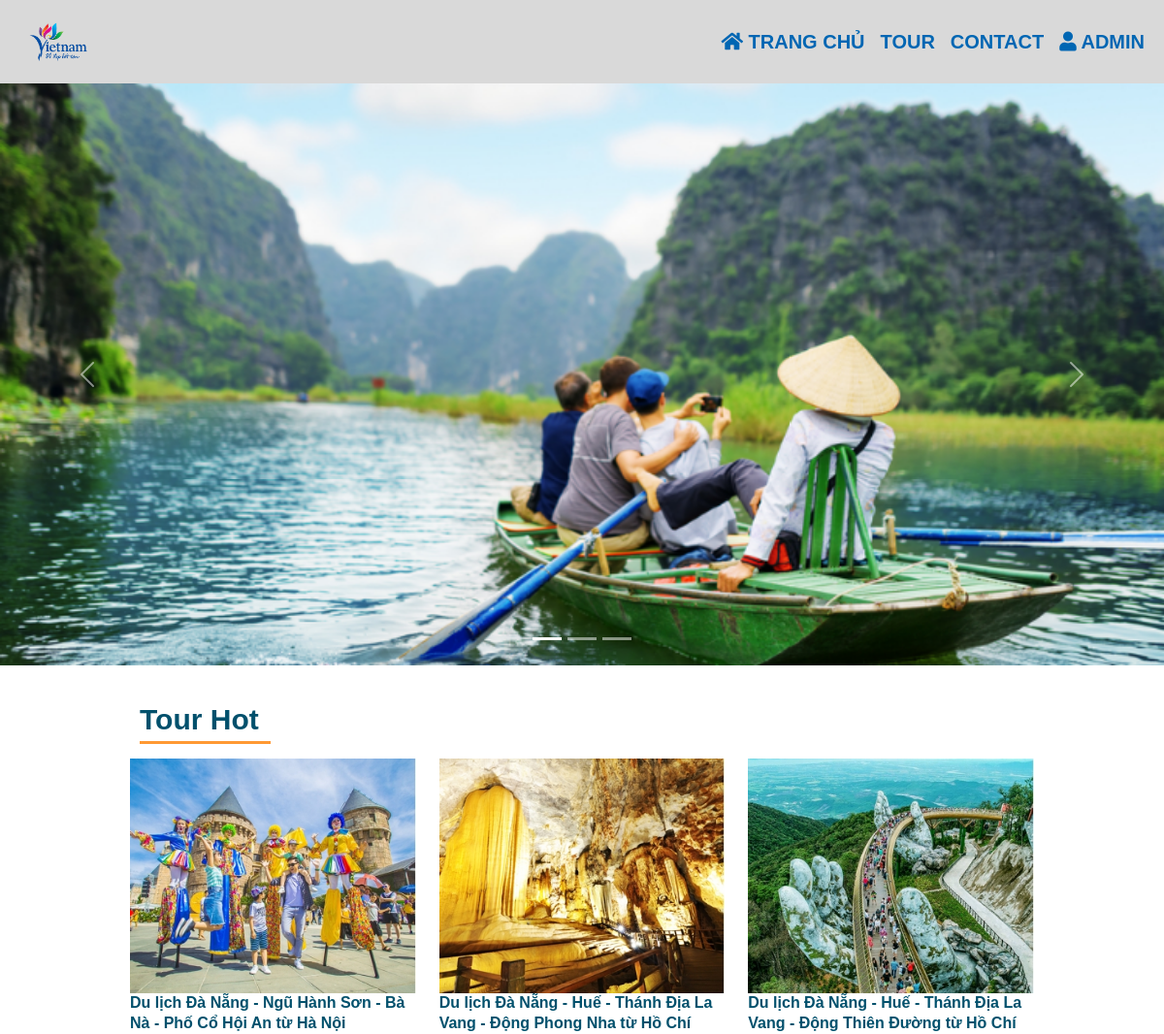
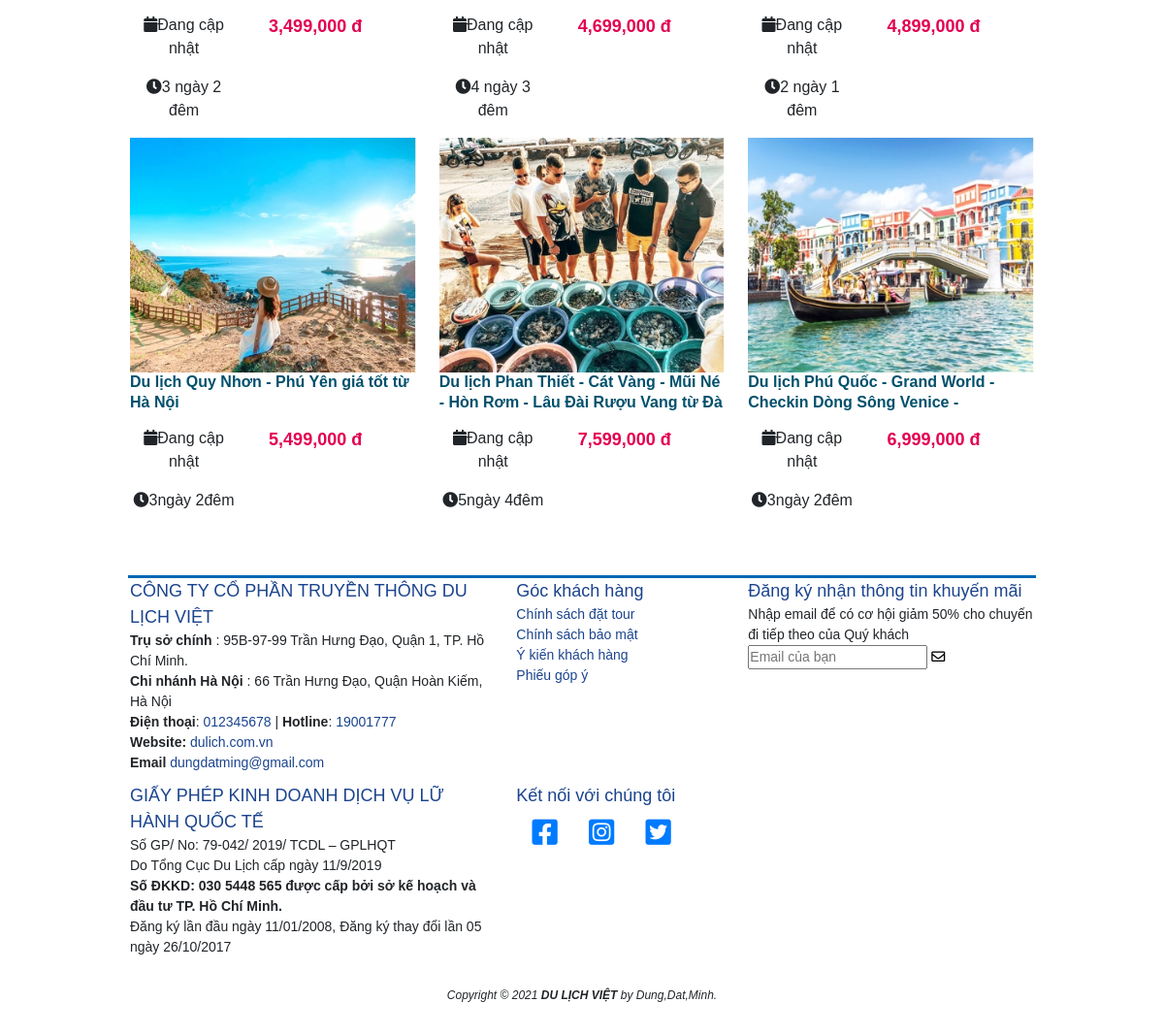
The page / on the database its author committed (2 pictures, top to bottom).
### tables this page shows
CREATE TABLE `tour_info` (
  `tour_id` int(11) NOT NULL,
  `tour_price` double NOT NULL,
  `starting_gate` varchar(255) NOT NULL,
  `destination` varchar(255) NOT NULL,
  `starting_date` date NOT NULL,
  `ending_date` date NOT NULL,
  `time` varchar(255) NOT NULL,
  `tour_traffic` varchar(255) NOT NULL,
  `description` varchar(255) NOT NULL,
  `img` varchar(255) NOT NULL
);

### src/index.php (the view, shortened to what this page needs)
<!doctype html>
<html lang="en">
<head>
    <link href="https://cdn.jsdelivr.net/npm/bootstrap@5.1.3/dist/css/bootstrap.min.css" rel="stylesheet">
    <link rel="stylesheet" href="./assest/fonts/fontawesome-free-5.15.4/fontawesome-free-5.15.4-web/css/all.min.css">
    <link rel="stylesheet" href="./assest/css/style.css">
</head>
<body>
<?php include('header.php') ?>
    <div id="carouselExampleCaptions" class="carousel slide" data-bs-ride="carousel">
        <div class="carousel-indicators">
            <button type="button" data-bs-target="#carouselExampleCaptions" data-bs-slide-to="0" class="active" aria-current="true" aria-label="Slide 1"></button>
            <button type="button" data-bs-target="#carouselExampleCaptions" data-bs-slide-to="1" aria-label="Slide 2"></button>
            <button type="button" data-bs-target="#carouselExampleCaptions" data-bs-slide-to="2" aria-label="Slide 3"></button>
        </div>
        <div class="carousel-inner">
            <div class="carousel-item active">
                <img src="./assest/img/slider.png" class="d-block w-100" alt="...">
            </div>
        </div>
        <button class="carousel-control-prev" type="button" data-bs-target="#carouselExampleCaptions" data-bs-slide="prev">
            <span class="carousel-control-prev-icon" aria-hidden="true"></span>
        </button>
        <button class="carousel-control-next" type="button" data-bs-target="#carouselExampleCaptions" data-bs-slide="next">
            <span class="carousel-control-next-icon" aria-hidden="true"></span>
        </button>
    </div>
    <div class="container">
        <div class="col-md-12  hp-title">
            <h3 class="title-inline ">
                <a href="" class="style-link-home">
                    <span class="name-tour">Tour hot </span>
                </a>
            </h3>
            <div class="rulers"></div>
        </div>
        <div class="row text-center padding">
            <?php
            $conn = mysqli_connect('localhost', 'root', '', 'db_travel');
            $sql = "SELECT * FROM tour_info LIMIT 6 ";
            $result = mysqli_query($conn, $sql);
            if (mysqli_num_rows($result) > 0) {
                while ($row = mysqli_fetch_assoc($result)) {
                    $time = $row['time'];
                    $startGate = $row['starting_gate'];
                    $destination = $row['destination'];
                    $price = $row['tour_price'];
                    $img = $row['img'];
            ?>
                    <div class="col-xs-12 col-sm-6 col-md-4">
                        <form action="infoTour.php" method="post">
                            <div class="img-item1">
                                <button type="submit" name="btn">
                                    <a href="" class="img-link">
                                        <img src="<?php echo $img; ?>" alt="" class="img">
                                    </a>
                                </button>
                            </div>
                            <div class="descriptions">
                                <p class="tittle">Du lịch <?php echo $destination; ?> từ <?php echo $startGate; ?></p>
                                <div class="row">
                                    <div class="col-md-5">
                                        <p> <i class="fas fa-calendar"></i>Đang cập nhật</p>
                                        <p> <i class="fas fa-clock"></i><?php echo $time; ?></p>
                                    </div>
                                    <div class="col-md-7">
                                        <div class="price font-price">
                                            <?php echo number_format($price); ?> đ
                                        </div>
                                    </div>
                                </div>
                            </div>
                        </form>
                    </div>
            <?php
                }
            }
            ?>
        </div>
    </div>
    <?php include('footer.php') ?>
</body>
</html>

### src/header.php (shortened to what this page needs)
<!doctype html>
<html lang="en">
  <head>
    <link href="https://cdn.jsdelivr.net/npm/bootstrap@5.1.3/dist/css/bootstrap.min.css" rel="stylesheet">
    <link rel="stylesheet" href="./assest/fonts/fontawesome-free-5.15.4/fontawesome-free-5.15.4-web/css/all.min.css">
    <link rel="stylesheet" href="./assest/css/style.css">
  </head>
<body>
<nav class="navbar navbar-expand-lg navbar-light sticky-top">
    <div class="container-fluid">
        <a href="#" class="navbar-brand">
            <img src="assest/img/logo.png" height="60px" alt="">
        </a>
    <div class="collapse navbar-collapse" id="navbarNavDropdown">
        <ul class="navbar-nav">
            <li class="nav-item">
                <a class="nav-link active" style="font-size:20px; color:#0066B3; font-weight:bold;"  aria-current="page" href="index.php">
                <i class="fas fa-home"></i>
                    TRANG CHỦ
                </a>
            </li>
            <li class="nav-item">
                <a class="nav-link"  style="font-size:20px; color:#0066B3; font-weight:bold; " href="tour.php">TOUR</a>
            </li>
            <li class="nav-item">
                <a class="nav-link"  style="font-size:20px; color:#0066B3; font-weight:bold;" href="contact.php">CONTACT</a>
            </li>
            <li class="nav-item">
                <a class="nav-link"  style="font-size:20px; color:#0066B3; font-weight:bold;" href="admin/dashboard.php"><i class="fas fa-user"></i> ADMIN</a>
            </li>
        </ul>
    </div>
</nav>
</body>
</html>

### src/footer.php (shortened to what this page needs)
<!doctype html>
<html lang="en">
<head>
    <link href="https://cdn.jsdelivr.net/npm/bootstrap@5.1.3/dist/css/bootstrap.min.css" rel="stylesheet"
>
    <link rel="stylesheet" href="./assest/fonts/fontawesome-free-5.15.4/fontawesome-free-5.15.4-web/css/all.min.css">
    <link rel="stylesheet" href="./assest/css/style.css">
</head>
<body>
    <div class="container">
        <div class="wrap-bot" style="margin:25px 0 0; border-top: 3px solid #0066b3;">
            <div class="row">
                <div class="col-lg-5 col-md-6 col-sm-12 col-xs-12">
                    <div class="boxBot">
                        <div class="title-bot">CÔNG TY CỔ PHẦN TRUYỀN THÔNG DU LỊCH VIỆT</div>
                        <div class="be">
                            <strong>Trụ sở chính</strong>
                            : 95B-97-99 Trần Hưng Đạo, Quận 1, TP. Hồ Chí Minh.
                        </div>
                        <div class="be">
                            <strong>Chi nhánh Hà Nội</strong>
                            : 66 Trần Hưng Đạo, Quận Hoàn Kiếm, Hà Nội
                        </div>
                        <div class="be">
                            <strong>Điện thoại</strong>: <a class="link-bot" href="tel:012345678">012345678</a>
                            | <strong>Hotline</strong>: <a class="link-bot" href="tel:19001777">19001777</a>
                        </div>
                        <div class="be">
                            <strong>Website: </strong>
                            <a class="link-bot" href="">dulich.com.vn</a>
                        </div>
                        <div class="be">
                            <strong>Email</strong>
                            <a class="link-bot" href="">dungdatming@gmail.com</a>
                        </div>
                    </div>
                </div>
                <div class="col-lg-3 col-md-3 col-sm-12 col-xs-12 hidden-sm hidden-xs">
                    <div class="boxBot">
                        <div class="title-bot">Góc khách hàng</div>
                        <div class="bot-link">
                            <ul>
                                <li> <a class="link-bot" href="">Chính sách đặt tour</a></li>
                                <li> <a class="link-bot" href="">Chính sách bảo mật</a></li>
                                <li> <a class="link-bot" href="">Ý kiến khách hàng</a></li>
                                <li> <a class="link-bot" href="">Phiếu góp ý</a></li>
                            </ul>
                        </div>
                    </div>
                </div>
                <div class="col-lg-4 col-md-3 col-sm-12 col-xs-12">
                    <div class="boxBot">
                        <div class="title-bot">Đăng ký nhận thông tin khuyến mãi</div>
                        <div class="content">
                            <div class="text-bot">Nhập email để có cơ hội giảm 50% cho chuyến đi tiếp theo của Quý khách
                            </div>
                            <form action="" method="">
                                <input class="email" type="text" name="sendEmail" placeholder="Email của bạn" required>
                                <button><i class="far fa-envelope"></i></button>
                            </form>
                        </div>
                    </div>
                </div>
                <div class="col-lg-5 col-md-6 col-sm-12 col-xs-12">
                    <div class="boxBot">
                        <div class="title-bot">GIẤY PHÉP KINH DOANH DỊCH VỤ LỮ HÀNH QUỐC TẾ</div>
                        <div class="content">
                            Số GP/ No: 79-042/ 2019/ TCDL – GPLHQT <br>
                            Do Tổng Cục Du Lịch cấp ngày 11/9/2019 <br>
                            <strong>Số ĐKKD: 030 5448 565 được cấp bởi sở kế hoạch và đầu tư TP. Hồ Chí Minh.</strong>
                            <br>
                            Đăng ký lần đầu ngày 11/01/2008, Đăng ký thay đổi lần 05 ngày 26/10/2017
                        </div>
                    </div>
                </div>
                <div class="col-lg-3 col-md-3 col-sm-12 col-xs-12 hidden-sm hidden-xs">
                    <div class="boxBot">
                        <div class="title-bot">Kết nối với chúng tôi</div>
                        <div class="content">
                            <div class="social">
                                <ul class="social-link">
                                    <li><a href="" class="link"><i class="fab fa-facebook-square"></i></a></li>
                                    <li><a href="" class="link"><i class="fab fa-instagram-square"></i></a></li>
                                    <li><a href="" class="link"><i class="fab fa-twitter-square"></i></a></li>
                                </ul>
                            </div>
                        </div>
                    </div>
                </div>
            </div>
            <div class="copy text-center">Copyright © 2021
                <strong>DU LỊCH VIỆT</strong>
                by Dung,Dat,Minh.
            </div>
        </div>
    </div>
</body>
</html>

### src/assest/css/style.css (style rules this page uses)
body, html { width: 100%; height: 100%; }
.navbar-collapse { flex-grow: 0; }
.navbar { background-color: #d9d9d9 !important; }
.img-link { display: block; width: 100%; }
.img { width: 100%; }
.tittle { color: #00506c; font-size: 16px; font-weight: bold; text-align: left; line-height: 1.3; text-decoration: none; height: 40px; display: -webkit-box; -webkit-line-clamp: 2; overflow: hidden; }
.hp-title { margin: 30px 0 10px 0; padding-left: 12px !important; }
.hp-title .title-inline .style-link-home .name-tour { font-size: 30px; color: #00506c; text-decoration: none; display: block; text-transform: capitalize; }
.rulers { width: 135px; border-bottom: 3px solid #ff9933; margin-bottom: 15px; }
a { color: #007bff; text-decoration: none; background-color: transparent; }
button { border: none; background-color: white; }
.price { align-items: center!important; padding: 10px!important; }
.font-price { color: #e30051; font-size: 18px; line-height: 26px; font-weight: 700; height: 26px; }
.row { margin-left: -10px; margin-right: -10px; }
span { font-size: 20px; line-height: 28px; font-weight: 600; }
ul { list-style: none; padding-left: 0; }
.price { display: flex; align-items: center; padding: 10px; }
.text-center { text-align: center; }
.container { width: 80%; margin: 0 auto; padding: 1%; }
* { margin: 0 0; padding: 0 0; font-family: Arial, Helvetica, sans-serif; }
.social ul { list-style-type: none; }
.social ul li { display: inline; padding: 1%; }
.title-bot { color: #1b448e; font-size: 18px; font-weight: 500; }
.boxBot { margin-bottom: 10px; }
.be , .bot-link , .content { font-size: 14px; }
.social-link { display: flex; }
.link { font-size: 30px; padding: 14px; }
.link-bot { text-decoration: none; color: #1b448e; }
.copy { align-items: center; font-style: italic; font-size: 12px; padding: 20px; }

### rows shown on the page
tour_info: shows a picture, destination "Đà Nẵng - Ngũ Hành Sơn - Bà Nà - Phố Cổ Hội An", starting_gate "Hà Nội", time "3 ngày 2 đêm", tour_price "3,499,000"
tour_info: img (picture), destination "Đà Nẵng - Huế - Thánh Địa La Vang - Động Phong Nha", starting_gate "Hồ…", time "4 ngày 3 đêm", tour_price "4,699,000"
tour_info: img (picture), destination "Đà Nẵng - Huế - Thánh Địa La Vang - Động Thiên Đường", starting_gate "Hồ…", time "2 ngày 1 đêm", tour_price "4,899,000"
tour_info: img (picture), destination "Quy Nhơn - Phú Yên giá tốt", starting_gate "Hà Nội", time "3ngày 2đêm", tour_price "5,499,000"
tour_info: img (picture), destination "Phan Thiết - Cát Vàng - Mũi Né - Hòn Rơm - Lâu Đài Rượu Vang", time "5ngày 4đêm", tour_price "7,599,000"
tour_info: img (picture), destination "Phú Quốc - Grand World - Checkin Dòng Sông Venice…", time "3ngày 2đêm", tour_price "6,999,000"
